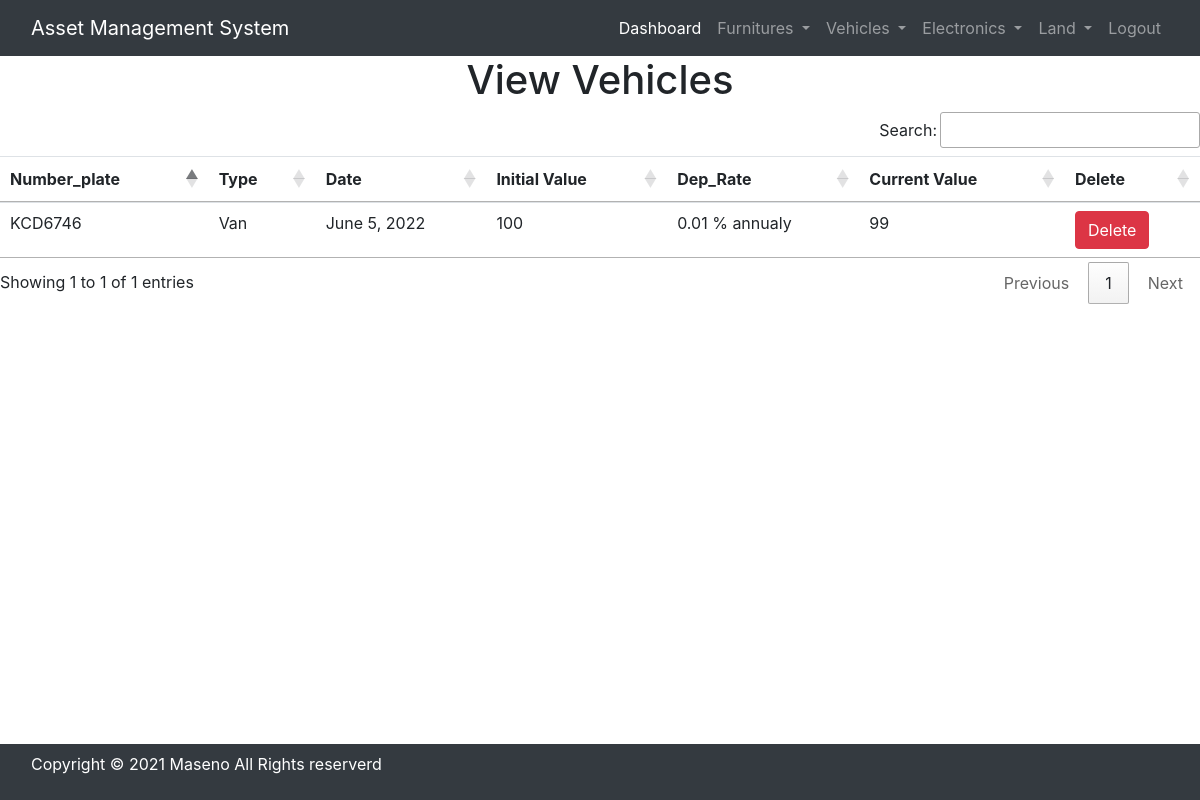
Before: /view_vehicles/ (signed in) with the older database file.
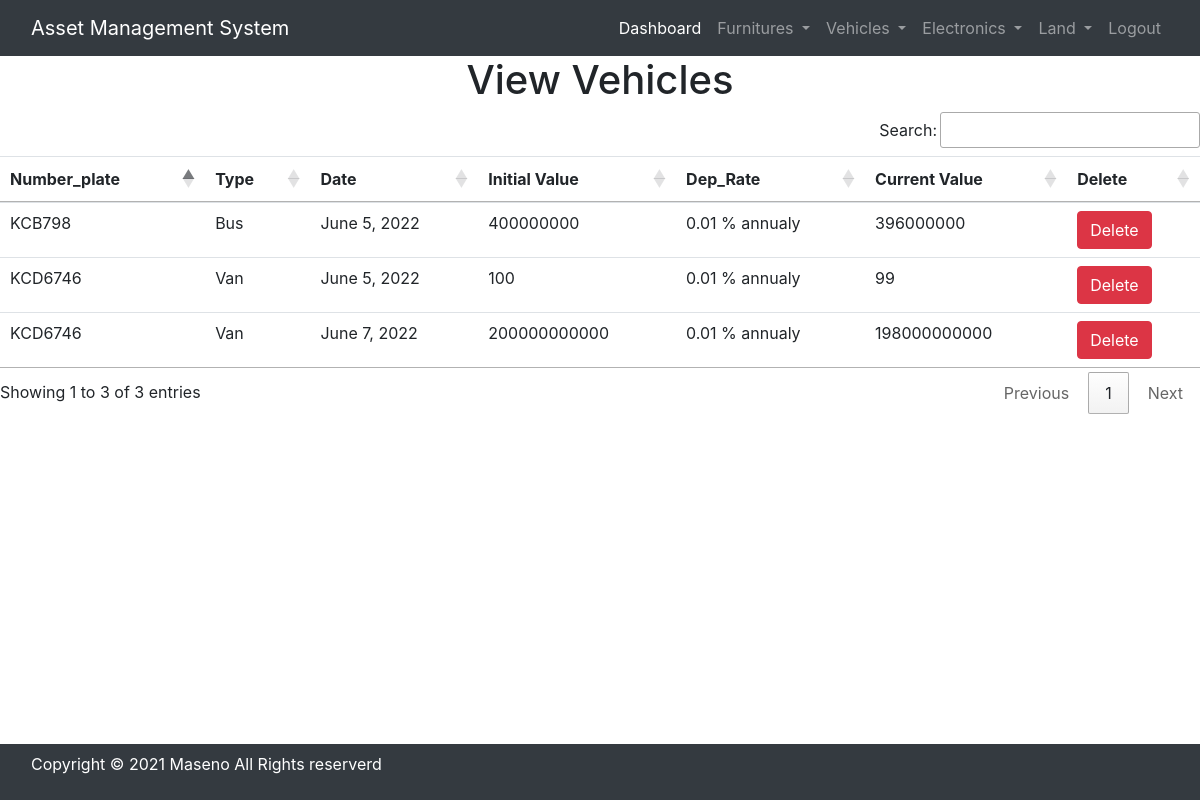
After: the same page with the newer database file.
### asset/models.py (models this page shows, shortened)
class Vehicle(models.Model):
    number_plate = models.CharField(max_length=20)
    type = models.ForeignKey(VehicleType, on_delete=models.CASCADE)
    date = models.DateField(auto_now=True)
    time = models.TimeField(auto_now=True)
    initial_value = models.IntegerField()
    depreciation_rate = models.DecimalField(decimal_places=2, null=True, max_digits=5)
    current_value = models.IntegerField()

class VehicleType(models.Model):
    type = models.CharField(max_length=30)
    def __str__(self):
        return f"{self.type}"

### asset/views.py (the view)
# urls.py: path('view_vehicles/', views.view_vehicles, name='view_vehicles'),
def view_vehicles(request):
    if not request.user.is_staff:
        return redirect('login')
    veh = Vehicle.objects.all()
    f = {'veh': veh}
    return render(request, 'view_vehicles.html', f)

### asset/templates/view_vehicles.html
{% include "base.html" %}
<h1 class="text-center">View Vehicles</h1>
<table id="example" class="table table-hover">
    <thead>
        <tr>
            <th>Number_plate</th>
            <th>Type</th>
            <th>Date</th>
            <th>Initial Value</th>
            <th>Dep_Rate</th>
            <th>Current Value</th>
            <th>Delete</th>
        </tr>
    </thead>
    <tbody>
        {% for v in veh %}
          <tr>
              <td>{{v.number_plate}}</td>
              <td>{{v.type}}</td>
              <td>{{v.date}}</td>
              <td>{{v.initial_value}}</td>
              <td>{{v.depreciation_rate}} % annualy</td>
              <td>{{v.current_value}}</td>
              <td><a href="{% url 'delete_vehicle' v.id %}"
                onclick="return confirm('Are you sure you want to delete?')" class="btn btn-danger">Delete</a></td>
          </tr>
        {% endfor %}
    </tbody>
</table>

Changed rows visible on the page:
added Vehicle: number_plate "KCB798", type "Bus", date "June 5, 2022", initial_value "400000000", depreciation_rate "0.01", current_value "396000000"
added Vehicle: number_plate "KCD6746", type "Van", date "June 7, 2022", initial_value "200000000000", depreciation_rate "0.01", current_value "198000000000"
Other visible differences:
text written by a page script: "Search: Showing 1 to 1 of 1 entries Previous 1 Next" → "Search: Showing 1 to 3 of 3 entries Previous 1 Next"
